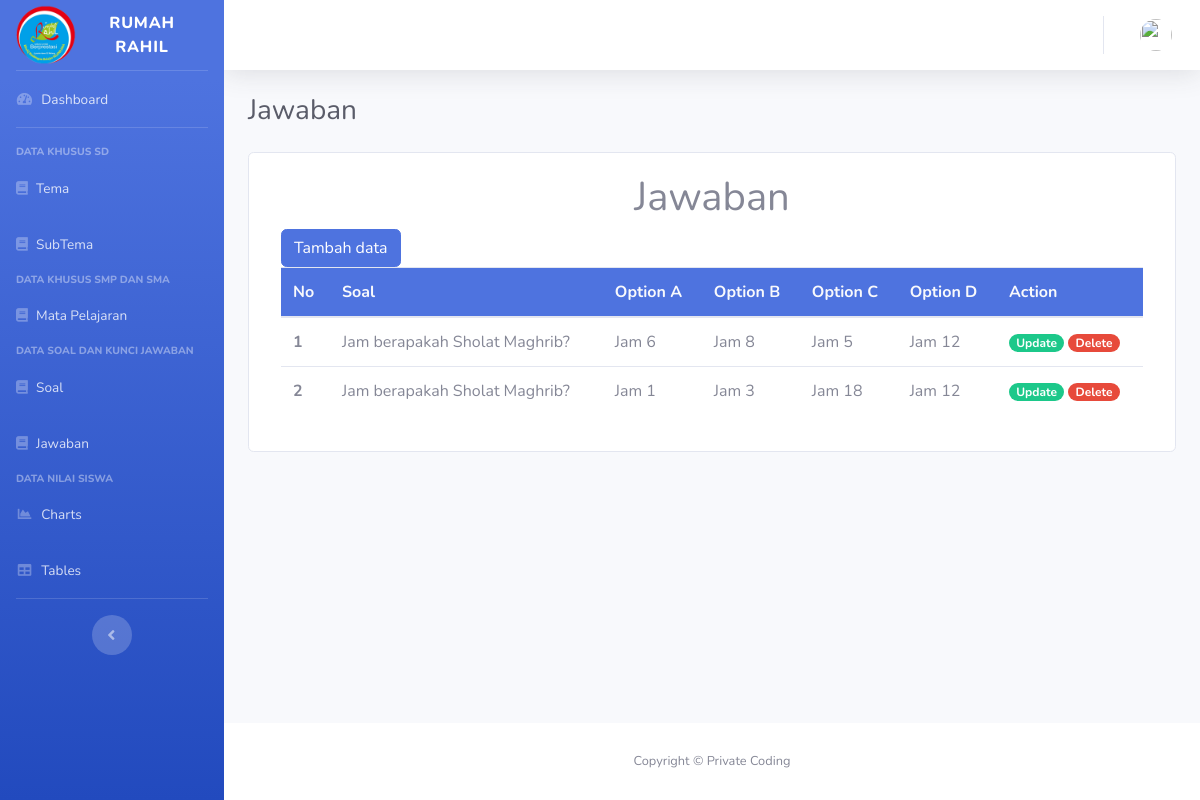
The app's page /index.php/soal/jawaban with its own data.
### tables this page shows
CREATE TABLE `tb_jawaban` (
  `id_jawaban` int(11) NOT NULL,
  `soal_id` int(11) NOT NULL,
  `option_a` varchar(128) NOT NULL,
  `option_b` varchar(128) NOT NULL,
  `option_c` varchar(128) NOT NULL,
  `option_d` varchar(128) NOT NULL
);

CREATE TABLE `tb_soal` (
  `id_soal` int(11) NOT NULL,
  `tingkat_id` int(11) NOT NULL,
  `subtema_id` int(11) NOT NULL,
  `kunci_jawaban_id` int(11) NOT NULL,
  `soal` text NOT NULL,
  `soal_gambar` varchar(256) DEFAULT NULL,
  `soal_suara` varchar(256) DEFAULT NULL
);

### application/controllers/Soal.php (called while the page is built, shortened)
<?php
class Soal extends CI_Controller
{
    public function jawaban()
    {
        if ($this->input->post('option_a') == null) {
            $data['user'] = $this->db->get_where('tb_user', ['email' => $this->session->userdata('email')])->row_array();
            $data['title'] = 'Jawaban';
            $data['subtema'] = $this->db->get('tb_subtema')->result_array();
            $data['soal'] = $this->db->get('tb_soal')->result_array();
            $data['jawaban'] = $this->db->query('SELECT id_jawaban, soal_id, soal, soal_gambar, soal, soal_gambar, soal_suara, option_a, option_b, option_c, option_d FROM tb_jawaban JOIN tb_soal ON tb_jawaban.soal_id = tb_soal.id_soal')->result_array();
            $this->load->view('templates/header', $data);
            $this->load->view('templates/sidebar', $data);
            $this->load->view('templates/topbar', $data);
            $this->load->view('soal/jawaban', $data);
            $this->load->view('templates/footer');
        }
    }
}

### index.php (called while the page is built, shortened)
<?php
require_once BASEPATH.'core/CodeIgniter.php';

### application/views/soal/jawaban.php (the view, shortened to what this page needs)
<div class="container-fluid ">
    <h1 class="h3 mb-4 text-gray-800"><?= $title; ?></h1>
    <div class="card mb-3 col-lg">
        <div class="row no-gutters justify-content-center">
            <div class="col-md-12 ">
                <div class="card-body">
                    <h1 class="text-center">Jawaban</h1>
                    <a href="" class="btn btn-primary" data-toggle="modal" data-target="#createModal">Tambah data</a>
                    <table class="table table-hover">
                        <thead class="bg-primary text-light">
                            <tr>
                                <th scope="col">No</th>
                                <th scope="col">Soal</th>
                                <th scope="col">Option A</th>
                                <th scope="col">Option B</th>
                                <th scope="col">Option C</th>
                                <th scope="col">Option D</th>
                                <th scope="col">Action</th>
                            </tr>
                        </thead>
                        <tbody>
                            <?php $i = 1; ?>
                            <?php foreach ($jawaban as $s) : ?>
                                <tr>
                                    <th scope="row"><?= $i; ?></th>
                                    <td><?= $s['soal']; ?></td>
                                    <td><?= $s['option_a']; ?></td>
                                    <td><?= $s['option_b']; ?></td>
                                    <td><?= $s['option_c']; ?></td>
                                    <td><?= $s['option_d']; ?></td>
                                    <td>
                                        <a href="" class="badge badge-pill badge-success" data-toggle="modal" data-target="#updateModal<?= $s['id_jawaban']; ?>">Update</a>
                                        <a href="" class="badge badge-pill badge-danger" data-toggle="modal" data-target="#deleteModal<?= $s['id_jawaban']; ?>">Delete</a>
                                    </td>
                                </tr>
                                <?php $i++; ?>
                            <?php endforeach; ?>
                        </tbody>
                    </table>
                </div>
            </div>
        </div>
    </div>
</div>
</div>

### application/views/templates/header.php (shortened to what this page needs)
<!DOCTYPE html>
<html lang="en">
<head>
    <link href="<?= base_url('assets/'); ?>vendor/fontawesome-free/css/all.min.css" rel="stylesheet" type="text/css">
    <link href="<?= base_url('assets/'); ?>css/sb-admin-2.min.css" rel="stylesheet">
</head>
<body id="page-top">
    <div id="wrapper">

### application/views/templates/sidebar.php
<ul class="navbar-nav bg-gradient-primary sidebar sidebar-dark accordion" id="accordionSidebar">
    <a class="sidebar-brand d-flex align-items-center justify-content-center" href="index.html">
        <div class="sidebar-brand-icon ">
            <img src="<?= base_url('assets/') ?>img/cms.png" width="60px" height="60px">
        </div>
        <div class="sidebar-brand-text mx-3">RUMAH RAHIL</div>
    </a>
    <hr class="sidebar-divider my-0">
    <li class="nav-item">
        <a class="nav-link" href="<?= base_url('dashboard'); ?>">
            <i class="fas fa-fw fa-tachometer-alt"></i>
            <span>Dashboard</span></a>
    </li>
    <hr class="sidebar-divider">
    <div class="sidebar-heading">
        Data Khusus SD
    </div>
    <li class="nav-item">
        <a class="nav-link collapsed" href="<?= base_url('theme'); ?>">
            <i class="fas fa-book"></i>
            <span>Tema</span>
        </a>
    </li>
    <li class="nav-item">
        <a class="nav-link collapsed" href="<?= base_url('theme/subtema'); ?>">
            <i class="fas fa-book"></i>
            <span>SubTema</span>
        </a>
    </li>
    <div class="sidebar-heading">
        Data Khusus SMP dan SMA
    </div>
    <li class="nav-item">
        <a class="nav-link collapsed" href="#">
            <i class="fas fa-book"></i>
            <span>Mata Pelajaran</span>
        </a>
    </li>
    <div class="sidebar-heading">
        Data Soal dan Kunci Jawaban
    </div>
    <li class="nav-item">
        <a class="nav-link collapsed" href="<?= base_url('Soal'); ?>">
            <i class="fas fa-book"></i>
            <span>Soal</span>
        </a>
    </li>
    <li class="nav-item">
        <a class="nav-link collapsed" href="<?= base_url('Soal/jawaban'); ?>">
            <i class="fas fa-book"></i>
            <span>Jawaban</span>
        </a>
    </li>
    <div class="sidebar-heading">
        Data Nilai Siswa
    </div>
    <li class="nav-item">
        <a class="nav-link" href="charts.html">
            <i class="fas fa-fw fa-chart-area"></i>
            <span>Charts</span></a>
    </li>
    <li class="nav-item">
        <a class="nav-link" href="tables.html">
            <i class="fas fa-fw fa-table"></i>
            <span>Tables</span></a>
    </li>
    <hr class="sidebar-divider d-none d-md-block">
    <div class="text-center d-none d-md-inline">
        <button class="rounded-circle border-0" id="sidebarToggle"></button>
    </div>
</ul>

### application/views/templates/topbar.php (shortened to what this page needs)
<div id="content-wrapper" class="d-flex flex-column">
    <div id="content">
        <nav class="navbar navbar-expand navbar-light bg-white topbar mb-4 static-top shadow">
            <ul class="navbar-nav ml-auto">
                <li class="nav-item dropdown no-arrow">
                    <a class="nav-link dropdown-toggle" href="#" id="userDropdown" role="button" data-toggle="dropdown" aria-haspopup="true" aria-expanded="false">
                        <img class="img-profile rounded-circle" src="https://source.unsplash.com/QAB-WJcbgJk/60x60">
                    </a>
                </li>
            </ul>
        </nav>

### application/views/templates/footer.php (shortened to what this page needs)
<footer class="sticky-footer bg-white">
    <div class="container my-auto">
        <div class="copyright text-center my-auto">
            <span>Copyright &copy; Private Coding</span>
        </div>
    </div>
</footer>
</div>
</div>
</body>
</html>

### records on screen
tb_jawaban: soal.soal "Jam berapakah Sholat Maghrib?", option_a "Jam 6", option_b "Jam 8", option_c "Jam 5", option_d "Jam 12"
tb_jawaban: soal.soal "Jam berapakah Sholat Maghrib?", option_a "Jam 1", option_b "Jam 3", option_c "Jam 18", option_d "Jam 12"

### other values on screen
$title "Jawaban"
